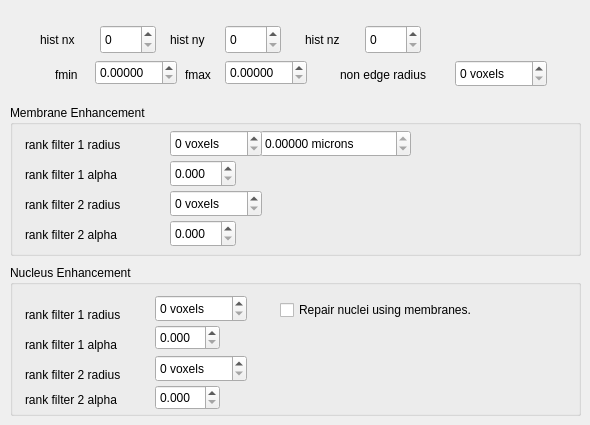
     <widget class="QWidget" name="tab_5">
      <attribute name="title">
       <string>Enhance</string>
      </attribute>
      <widget class="QLabel" name="label_7">
       <property name="geometry">
        <rect>
         <x>40</x>
         <y>30</y>
         <width>48</width>
         <height>19</height>
        </rect>
       </property>
       <property name="text">
        <string>hist nx</string>
       </property>
      </widget>
      <widget class="QLabel" name="label_31">
       <property name="geometry">
        <rect>
         <x>55</x>
         <y>65</y>
         <width>33</width>
         <height>19</height>
        </rect>
       </property>
       <property name="text">
        <string>fmin</string>
       </property>
      </widget>
      <widget class="QLabel" name="label_9">
       <property name="geometry">
        <rect>
         <x>170</x>
         <y>30</y>
         <width>48</width>
         <height>19</height>
        </rect>
       </property>
       <property name="text">
        <string>hist ny</string>
       </property>
      </widget>
      <widget class="QLabel" name="label_10">
       <property name="geometry">
        <rect>
         <x>305</x>
         <y>30</y>
         <width>47</width>
         <height>19</height>
        </rect>
       </property>
       <property name="text">
        <string>hist nz</string>
       </property>
      </widget>
      <widget class="QSpinBox" name="spinHistNx">
       <property name="geometry">
        <rect>
         <x>100</x>
         <y>25</y>
         <width>56</width>
         <height>29</height>
        </rect>
       </property>
       <property name="maximum">
        <number>512</number>
       </property>
      </widget>
      <widget class="QSpinBox" name="spinHistNy">
       <property name="geometry">
        <rect>
         <x>225</x>
         <y>25</y>
         <width>56</width>
         <height>29</height>
        </rect>
       </property>
       <property name="maximum">
        <number>512</number>
       </property>
      </widget>
      <widget class="QSpinBox" name="spinHistNz">
       <property name="geometry">
        <rect>
         <x>365</x>
         <y>25</y>
         <width>56</width>
         <height>29</height>
        </rect>
       </property>
       <property name="maximum">
        <number>512</number>
       </property>
      </widget>
      <widget class="QDoubleSpinBox" name="spinFmin">
       <property name="geometry">
        <rect>
         <x>95</x>
         <y>60</y>
         <width>82</width>
         <height>25</height>
        </rect>
       </property>
       <property name="decimals">
        <number>5</number>
       </property>
       <property name="maximum">
        <double>1.000000000000000</double>
       </property>
       <property name="singleStep">
        <double>0.010000000000000</double>
       </property>
      </widget>
      <widget class="QLabel" name="label_24">
       <property name="geometry">
        <rect>
         <x>340</x>
         <y>65</y>
         <width>115</width>
         <height>19</height>
        </rect>
       </property>
       <property name="text">
        <string>non edge radius</string>
       </property>
      </widget>
      <widget class="QSpinBox" name="spinRNonEdge">
       <property name="geometry">
        <rect>
         <x>455</x>
         <y>60</y>
         <width>92</width>
         <height>27</height>
        </rect>
       </property>
       <property name="suffix">
        <string> voxels</string>
       </property>
      </widget>
      <widget class="QGroupBox" name="groupBox_2">
       <property name="geometry">
        <rect>
         <x>10</x>
         <y>105</y>
         <width>571</width>
         <height>151</height>
        </rect>
       </property>
       <property name="title">
        <string>Membrane Enhancement</string>
       </property>
       <widget class="QDoubleSpinBox" name="spinR1Microns">
        <property name="enabled">
         <bool>true</bool>
        </property>
        <property name="geometry">
         <rect>
          <x>250</x>
          <y>25</y>
          <width>151</width>
          <height>27</height>
         </rect>
        </property>
        <property name="readOnly">
         <bool>true</bool>
        </property>
        <property name="suffix">
         <string> microns</string>
        </property>
        <property name="decimals">
         <number>5</number>
        </property>
        <property name="maximum">
         <double>200.000000000000000</double>
        </property>
       </widget>
       <widget class="QLabel" name="label_20">
        <property name="geometry">
         <rect>
          <x>15</x>
          <y>60</y>
          <width>126</width>
          <height>19</height>
         </rect>
        </property>
        <property name="text">
         <string>rank filter 1 alpha</string>
        </property>
       </widget>
       <widget class="QDoubleSpinBox" name="spinAlpha2">
        <property name="geometry">
         <rect>
          <x>160</x>
          <y>115</y>
          <width>66</width>
          <height>27</height>
         </rect>
        </property>
        <property name="decimals">
         <number>3</number>
        </property>
        <property name="maximum">
         <double>1.000000000000000</double>
        </property>
        <property name="singleStep">
         <double>0.010000000000000</double>
        </property>
       </widget>
       <widget class="QLabel" name="label_15">
        <property name="geometry">
         <rect>
          <x>15</x>
          <y>30</y>
          <width>131</width>
          <height>19</height>
         </rect>
        </property>
        <property name="text">
         <string>rank filter 1 radius</string>
        </property>
       </widget>
       <widget class="QDoubleSpinBox" name="spinAlpha1">
        <property name="geometry">
         <rect>
          <x>160</x>
          <y>55</y>
          <width>66</width>
          <height>27</height>
         </rect>
        </property>
        <property name="decimals">
         <number>3</number>
        </property>
        <property name="maximum">
         <double>1.000000000000000</double>
        </property>
        <property name="singleStep">
         <double>0.010000000000000</double>
        </property>
       </widget>
       <widget class="QSpinBox" name="spinR2">
        <property name="geometry">
         <rect>
          <x>160</x>
          <y>85</y>
          <width>92</width>
          <height>27</height>
         </rect>
        </property>
        <property name="suffix">
         <string> voxels</string>
        </property>
       </widget>
       <widget class="QSpinBox" name="spinR1">
        <property name="geometry">
         <rect>
          <x>160</x>
          <y>25</y>
          <width>92</width>
          <height>27</height>
         </rect>
        </property>
        <property name="suffix">
         <string> voxels</string>
        </property>
       </widget>
       <widget class="QLabel" name="label_18">
        <property name="geometry">
         <rect>
          <x>15</x>
          <y>90</y>
          <width>131</width>
          <height>19</height>
         </rect>
        </property>
        <property name="text">
         <string>rank filter 2 radius</string>
        </property>
       </widget>
       <widget class="QLabel" name="label_22">
        <property name="geometry">
         <rect>
          <x>15</x>
          <y>120</y>
          <width>126</width>
          <height>19</height>
         </rect>
        </property>
        <property name="text">
         <string>rank filter 2 alpha</string>
        </property>
       </widget>
      </widget>
      <widget class="QGroupBox" name="groupBox_3">
       <property name="geometry">
        <rect>
         <x>10</x>
         <y>265</y>
         <width>571</width>
         <height>151</height>
        </rect>
       </property>
       <property name="title">
        <string>Nucleus Enhancement</string>
       </property>
       <widget class="QLabel" name="label_39">
        <property name="geometry">
         <rect>
          <x>15</x>
          <y>125</y>
          <width>126</width>
          <height>19</height>
         </rect>
        </property>
        <property name="text">
         <string>rank filter 2 alpha</string>
        </property>
       </widget>
       <widget class="QLabel" name="label_40">
        <property name="geometry">
         <rect>
          <x>15</x>
          <y>40</y>
          <width>131</width>
          <height>19</height>
         </rect>
        </property>
        <property name="text">
         <string>rank filter 1 radius</string>
        </property>
       </widget>
       <widget class="QLabel" name="label_41">
        <property name="geometry">
         <rect>
          <x>15</x>
          <y>100</y>
          <width>131</width>
          <height>19</height>
         </rect>
        </property>
        <property name="text">
         <string>rank filter 2 radius</string>
        </property>
       </widget>
       <widget class="QLabel" name="label_42">
        <property name="geometry">
         <rect>
          <x>15</x>
          <y>70</y>
          <width>126</width>
          <height>19</height>
         </rect>
        </property>
        <property name="text">
         <string>rank filter 1 alpha</string>
        </property>
       </widget>
       <widget class="QDoubleSpinBox" name="spinAlpha2_Nuc">
        <property name="geometry">
         <rect>
          <x>145</x>
          <y>120</y>
          <width>65</width>
          <height>25</height>
         </rect>
        </property>
        <property name="decimals">
         <number>3</number>
        </property>
        <property name="maximum">
         <double>1.000000000000000</double>
        </property>
        <property name="singleStep">
         <double>0.010000000000000</double>
        </property>
       </widget>
       <widget class="QSpinBox" name="spinR1_Nuc">
        <property name="geometry">
         <rect>
          <x>145</x>
          <y>30</y>
          <width>92</width>
          <height>27</height>
         </rect>
        </property>
        <property name="suffix">
         <string> voxels</string>
        </property>
       </widget>
       <widget class="QSpinBox" name="spinR2_Nuc">
        <property name="geometry">
         <rect>
          <x>145</x>
          <y>90</y>
          <width>92</width>
          <height>27</height>
         </rect>
        </property>
        <property name="suffix">
         <string> voxels</string>
        </property>
       </widget>
       <widget class="QDoubleSpinBox" name="spinAlpha1_Nuc">
        <property name="geometry">
         <rect>
          <x>145</x>
          <y>60</y>
          <width>65</width>
          <height>25</height>
         </rect>
        </property>
        <property name="decimals">
         <number>3</number>
        </property>
        <property name="maximum">
         <double>1.000000000000000</double>
        </property>
        <property name="singleStep">
         <double>0.010000000000000</double>
        </property>
       </widget>
       <widget class="QCheckBox" name="checkRepairNucs">
        <property name="geometry">
         <rect>
          <x>270</x>
          <y>35</y>
          <width>228</width>
          <height>20</height>
         </rect>
        </property>
        <property name="text">
         <string>Repair nuclei using membranes.</string>
        </property>
       </widget>
      </widget>
      <widget class="QDoubleSpinBox" name="spinFmax">
       <property name="geometry">
        <rect>
         <x>225</x>
         <y>60</y>
         <width>82</width>
         <height>25</height>
        </rect>
       </property>
       <property name="decimals">
        <number>5</number>
       </property>
       <property name="maximum">
        <double>1.000000000000000</double>
       </property>
       <property name="singleStep">
        <double>0.010000000000000</double>
       </property>
      </widget>
      <widget class="QLabel" name="label_47">
       <property name="geometry">
        <rect>
         <x>185</x>
         <y>65</y>
         <width>33</width>
         <height>19</height>
        </rect>
       </property>
       <property name="text">
        <string>fmax</string>
       </property>
      </widget>
      <zorder>groupBox_3</zorder>
      <zorder>groupBox_2</zorder>
      <zorder>label_7</zorder>
      <zorder>label_31</zorder>
      <zorder>label_9</zorder>
      <zorder>label_10</zorder>
      <zorder>spinHistNx</zorder>
      <zorder>spinHistNy</zorder>
      <zorder>spinHistNz</zorder>
      <zorder>spinFmin</zorder>
      <zorder>label_24</zorder>
      <zorder>spinRNonEdge</zorder>
      <zorder>spinFmax</zorder>
      <zorder>label_47</zorder>
     </widget>
